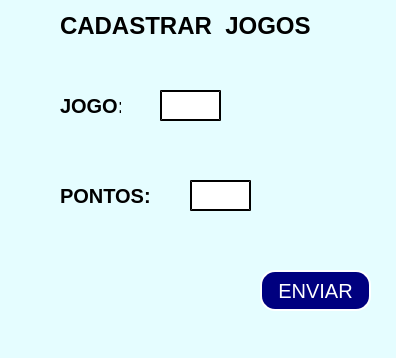
<?xml version="1.0" encoding="UTF-8"?>
<ui version="4.0">
 <class>MainWindow</class>
 <widget class="QMainWindow" name="MainWindow">
  <property name="geometry">
   <rect>
    <x>0</x>
    <y>0</y>
    <width>396</width>
    <height>358</height>
   </rect>
  </property>
  <property name="windowTitle">
   <string>MainWindow</string>
  </property>
  <property name="styleSheet">
   <string notr="true">background-color: rgb(229, 253, 255);
</string>
  </property>
  <widget class="QWidget" name="centralwidget">
   <widget class="QLabel" name="label">
    <property name="geometry">
     <rect>
      <x>60</x>
      <y>90</y>
      <width>61</width>
      <height>31</height>
     </rect>
    </property>
    <property name="font">
     <font>
      <pointsize>15</pointsize>
      <weight>75</weight>
      <bold>true</bold>
     </font>
    </property>
    <property name="styleSheet">
     <string notr="true"/>
    </property>
    <property name="text">
     <string>JOGO:</string>
    </property>
   </widget>
   <widget class="QLabel" name="label_2">
    <property name="geometry">
     <rect>
      <x>60</x>
      <y>180</y>
      <width>91</width>
      <height>31</height>
     </rect>
    </property>
    <property name="font">
     <font>
      <pointsize>15</pointsize>
      <weight>75</weight>
      <bold>true</bold>
     </font>
    </property>
    <property name="styleSheet">
     <string notr="true"/>
    </property>
    <property name="text">
     <string>PONTOS:</string>
    </property>
   </widget>
   <widget class="QLineEdit" name="lineEdit">
    <property name="geometry">
     <rect>
      <x>160</x>
      <y>90</y>
      <width>61</width>
      <height>31</height>
     </rect>
    </property>
    <property name="font">
     <font>
      <pointsize>15</pointsize>
     </font>
    </property>
    <property name="styleSheet">
     <string notr="true">background-color: rgb(255, 255, 255);

border-style: outset;
border-width: 2px</string>
    </property>
    <property name="text">
     <string/>
    </property>
   </widget>
   <widget class="QLabel" name="label_7">
    <property name="geometry">
     <rect>
      <x>60</x>
      <y>10</y>
      <width>311</width>
      <height>31</height>
     </rect>
    </property>
    <property name="font">
     <font>
      <pointsize>18</pointsize>
      <weight>75</weight>
      <bold>true</bold>
     </font>
    </property>
    <property name="styleSheet">
     <string notr="true"/>
    </property>
    <property name="text">
     <string>CADASTRAR  JOGOS</string>
    </property>
   </widget>
   <widget class="QLineEdit" name="lineEdit_2">
    <property name="enabled">
     <bool>true</bool>
    </property>
    <property name="geometry">
     <rect>
      <x>190</x>
      <y>180</y>
      <width>61</width>
      <height>31</height>
     </rect>
    </property>
    <property name="font">
     <font>
      <pointsize>15</pointsize>
     </font>
    </property>
    <property name="styleSheet">
     <string notr="true">background-color: rgb(255, 255, 255);
border-style: outset;
border-width: 2px</string>
    </property>
    <property name="text">
     <string/>
    </property>
   </widget>
   <widget class="QPushButton" name="pushButton_2">
    <property name="geometry">
     <rect>
      <x>260</x>
      <y>270</y>
      <width>111</width>
      <height>41</height>
     </rect>
    </property>
    <property name="font">
     <font>
      <pointsize>15</pointsize>
     </font>
    </property>
    <property name="styleSheet">
     <string notr="true">background-color: rgb(0, 0, 127);
color: rgb(255, 255, 255);
border-radius: 15px;
border-style: outset;
border-width: 2px
</string>
    </property>
    <property name="text">
     <string>ENVIAR</string>
    </property>
   </widget>
  </widget>
  <widget class="QMenuBar" name="menubar">
   <property name="geometry">
    <rect>
     <x>0</x>
     <y>0</y>
     <width>396</width>
     <height>21</height>
    </rect>
   </property>
  </widget>
  <widget class="QStatusBar" name="statusbar"/>
 </widget>
 <resources/>
 <connections/>
</ui>
